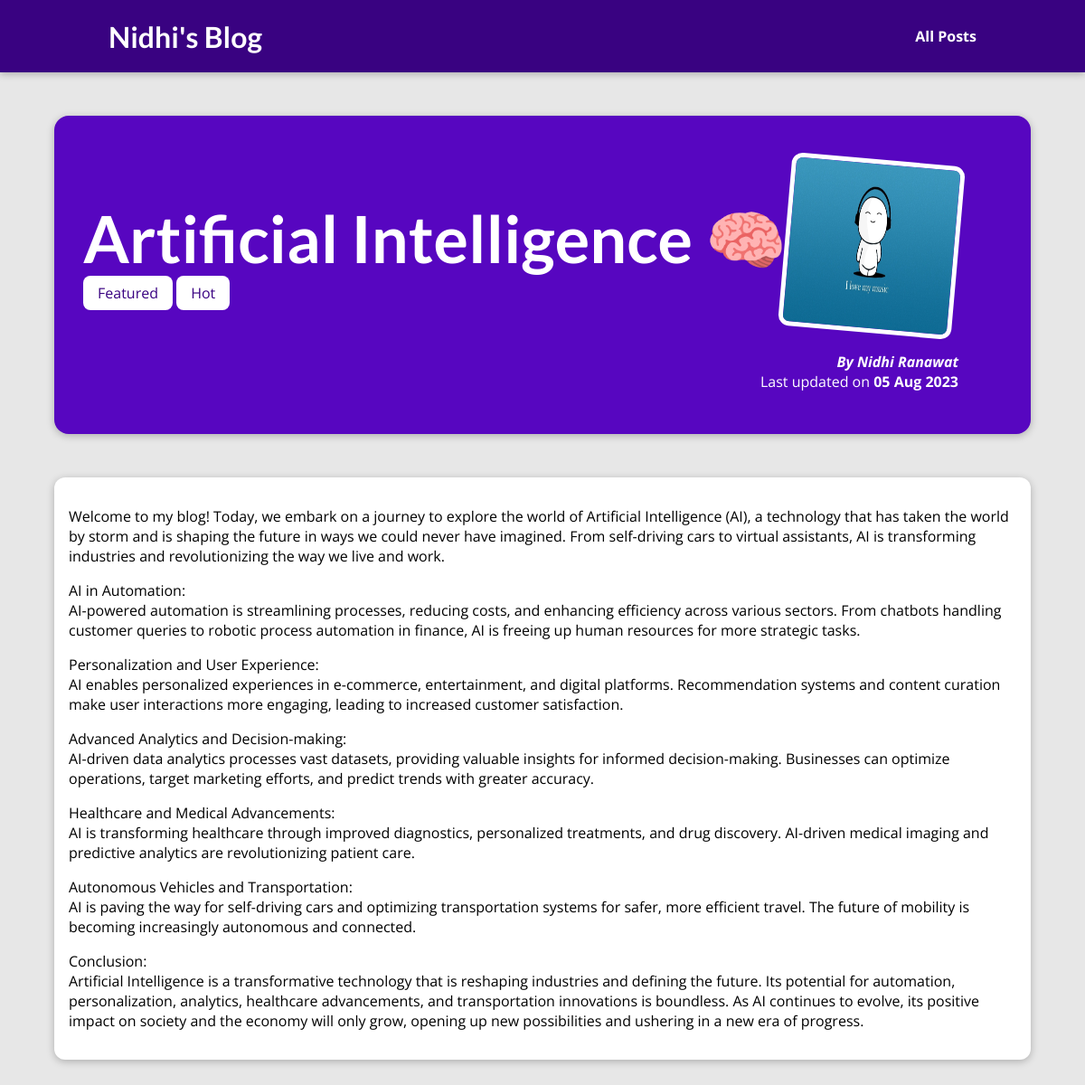
The page /posts/hike-in-the-mountains on the database its author committed.
### blog/models.py (models this page shows, shortened)
class Post(models.Model):
    title = models.CharField(max_length=150)
    excerpt = models.CharField(max_length=200)
    img_name = models.CharField(max_length=100)
    date = models.DateField(auto_now=True)
    slug = models.SlugField(unique=True)
    content = models.TextField(validators=[MinLengthValidator(10)])
    author = models.ForeignKey(Author, on_delete=models.SET_NULL, null=True, related_name="posts")
    tags = models.ManyToManyField(Tag)

class Tag(models.Model):
    caption = models.CharField(max_length=100)

class Author(models.Model):
    first_name = models.CharField(max_length=100)
    last_name = models.CharField(max_length=100)
    email_address = models.EmailField(max_length=254)
    def full_name(self):
        return f"{self.first_name} {self.last_name}"
    def __str__(self):
        return self.full_name()

### blog/views.py (the view)
# urls.py: path("posts/<str:slug>", views.the_post, name="post_url")
def the_post(request, slug):
    identified_post = Post.objects.get(slug=slug)
    return render(request, "blog/post-detail.html",{
        "post" : identified_post,
        "tags" : identified_post.tags.all()
    })

### blog/templates/blog/post-detail.html (shortened to what this page needs)
{% extends 'base.html' %}
{% load static %}
{% block css_files %}
<link rel="stylesheet" href="{% static 'blog/post-detail.css' %}">
{% endblock %}
{% block content %}
<section id="summary">
    <h2>{{ post.title }}</h2>
    <div>
        {% for tag in tags %}
            <span class="tag">{{ tag.caption }}</span>
        {% endfor %}
    </div>
    <article>
        <img src="{% static 'blog/images/'|add:post.img_name %}" alt={{ post.title }}>
        <address>By <a href="mailto:{{ post.author.email_address }}">{{ post.author }}</a></address>
        <div>
            Last updated on <time>{{ post.date|date:"d M Y" }}</time>
        </div>
    </article>
</section>
<main>
    {{ post.content|linebreaks }}
</main>
{% endblock %}

### templates/base.html (shortened to what this page needs)
{% load static %}
<!DOCTYPE html>
<html lang="en">
<head>
    <link rel="stylesheet" href="{% static 'app.css' %}">
    {% block css_files %}{% endblock %}
</head>
<body>
    <header id="main-nav">
        <h1><a href="{% url 'main_page_url' %}">Nidhi's Blog</a></h1>
        <nav>
            <a href="{% url 'posts_url' %}">All Posts</a>
        </nav>
    </header>
    {% block content %}
    {% endblock %}
</body>
</html>

### static/app.css (style rules this page uses)
* { box-sizing: border-box; }
html { font-family: 'Open Sans', 'Lato', sans-serif; }
body { margin: 0; }
h1, h2, h3 { font-family: 'Lato', sans-serif; font-weight: bold; }
#main-nav { width: 100%; height: 5rem; display: flex; justify-content: space-between; align-items: center; padding: 0 10%; position: absolute; top: 0; left: 0; }
#main-nav a { text-decoration: none; color: white; font-weight: bold; }

### blog/static/blog/post-detail.css (style rules this page uses)
body { background-color: #e7e7e7; }
#main-nav { background-color: #390281; box-shadow: 0 2px 8px rgba(0, 0, 0, 0.25); }
#summary { margin: 8rem auto 3rem auto; padding: 2rem; width: 90%; max-width: 90rem; border-radius: 16px; background-color: #5706c0; position: relative; box-shadow: 0 2px 8px rgba(0, 0, 0, 0.25); height: 22rem; }
#summary h2 { color: white; font-size: 4.5rem; margin-bottom: 0.25rem; }
#summary article { position: absolute; top: 2rem; right: 3rem; padding: 1rem 2rem; border-radius: 12px; text-align: right; color: white; }
#summary article img { width: 12rem; height: 12rem; border-radius: 12px; transform: rotateZ(5deg); border: 5px solid white; margin-bottom: 1rem; }
#summary address { font-weight: bold; }
#summary article a { color: white; text-decoration: none; }
#summary time { font-weight: bold; }
main { width: 90%; max-width: 90rem; margin: 3rem auto; background-color: white; padding: 1rem; border-radius: 12px; box-shadow: 0 2px 8px rgba(0, 0, 0, 0.25); }
.tag { background-color: white; color: #390281; padding: 0.5rem 1rem; border-radius: 8px; }

### rows shown on the page
Post: title "Artificial Intelligence 🧠", img_name (picture), author "Nidhi Ranawat", date "05 Aug 2023", content "Welcome to my blog! Today, we embark on a journey to explore the world of Artificial Intelligence (AI), a technology that has taken the world by storm and is shaping the future in ways we could never have imagined. From self-driving cars to virtual assistants, AI is transforming industries and revolutionizing the way we live and work. AI in Automation: AI-powered automation is streamlining processes, reducing costs, and enhancing efficiency across various sectors. From chatbots handling customer queries to robotic process automation in finance, AI is freeing up human resources for more strategic tasks. Personalization and User Experience: AI enables personalized experiences in e-commerce,…"
Tag: caption "Featured"
Tag: caption "Hot"
